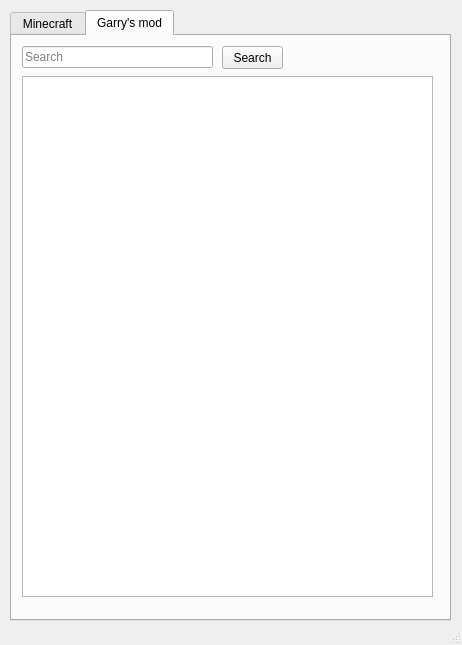
<?xml version="1.0" encoding="UTF-8"?>
<ui version="4.0">
 <author>Neki_play</author>
 <class>MainWindow</class>
 <widget class="QMainWindow" name="MainWindow">
  <property name="geometry">
   <rect>
    <x>0</x>
    <y>0</y>
    <width>462</width>
    <height>645</height>
   </rect>
  </property>
  <property name="sizePolicy">
   <sizepolicy hsizetype="Preferred" vsizetype="Preferred">
    <horstretch>0</horstretch>
    <verstretch>0</verstretch>
   </sizepolicy>
  </property>
  <property name="maximumSize">
   <size>
    <width>9000</width>
    <height>9000</height>
   </size>
  </property>
  <property name="windowTitle">
   <string>QLeaker</string>
  </property>
  <property name="documentMode">
   <bool>false</bool>
  </property>
  <property name="tabShape">
   <enum>QTabWidget::Rounded</enum>
  </property>
  <widget class="QWidget" name="centralwidget">
   <property name="layoutDirection">
    <enum>Qt::LeftToRight</enum>
   </property>
   <widget class="QTabWidget" name="tabWidget">
    <property name="geometry">
     <rect>
      <x>10</x>
      <y>10</y>
      <width>441</width>
      <height>611</height>
     </rect>
    </property>
    <property name="sizeIncrement">
     <size>
      <width>5</width>
      <height>5</height>
     </size>
    </property>
    <property name="contextMenuPolicy">
     <enum>Qt::DefaultContextMenu</enum>
    </property>
    <property name="layoutDirection">
     <enum>Qt::LeftToRight</enum>
    </property>
    <property name="autoFillBackground">
     <bool>false</bool>
    </property>
    <property name="tabPosition">
     <enum>QTabWidget::North</enum>
    </property>
    <property name="tabShape">
     <enum>QTabWidget::Rounded</enum>
    </property>
    <property name="currentIndex">
     <number>1</number>
    </property>
    <property name="iconSize">
     <size>
      <width>24</width>
      <height>24</height>
     </size>
    </property>
    <property name="elideMode">
     <enum>Qt::ElideRight</enum>
    </property>
    <property name="usesScrollButtons">
     <bool>true</bool>
    </property>
    <property name="documentMode">
     <bool>false</bool>
    </property>
    <property name="movable">
     <bool>true</bool>
    </property>
    <property name="tabBarAutoHide">
     <bool>false</bool>
    </property>
    <widget class="QWidget" name="tab">
     <attribute name="icon">
      <iconset resource="resources.qrc">
       <normaloff>:/icons/icons/minecraft.png</normaloff>:/icons/icons/minecraft.png</iconset>
     </attribute>
     <attribute name="title">
      <string>Minecraft</string>
     </attribute>
    </widget>
    <widget class="QWidget" name="tab_2">
     <attribute name="icon">
      <iconset resource="resources.qrc">
       <normaloff>:/icons/icons/garry's mod.png</normaloff>:/icons/icons/garry's mod.png</iconset>
     </attribute>
     <attribute name="title">
      <string>Garry's mod</string>
     </attribute>
     <widget class="QListWidget" name="listWidget">
      <property name="geometry">
       <rect>
        <x>10</x>
        <y>40</y>
        <width>411</width>
        <height>521</height>
       </rect>
      </property>
     </widget>
     <widget class="QLineEdit" name="lineEdit">
      <property name="geometry">
       <rect>
        <x>10</x>
        <y>10</y>
        <width>191</width>
        <height>22</height>
       </rect>
      </property>
      <property name="text">
       <string/>
      </property>
      <property name="placeholderText">
       <string>Search</string>
      </property>
      <property name="clearButtonEnabled">
       <bool>true</bool>
      </property>
     </widget>
     <widget class="QPushButton" name="gmodSearchButton">
      <property name="geometry">
       <rect>
        <x>210</x>
        <y>10</y>
        <width>61</width>
        <height>23</height>
       </rect>
      </property>
      <property name="text">
       <string>Search</string>
      </property>
     </widget>
     <zorder>listWidget</zorder>
     <zorder>gmodSearchButton</zorder>
     <zorder>lineEdit</zorder>
    </widget>
   </widget>
  </widget>
  <widget class="QStatusBar" name="statusbar"/>
 </widget>
 <resources>
  <include location="resources.qrc"/>
 </resources>
 <connections/>
</ui>
